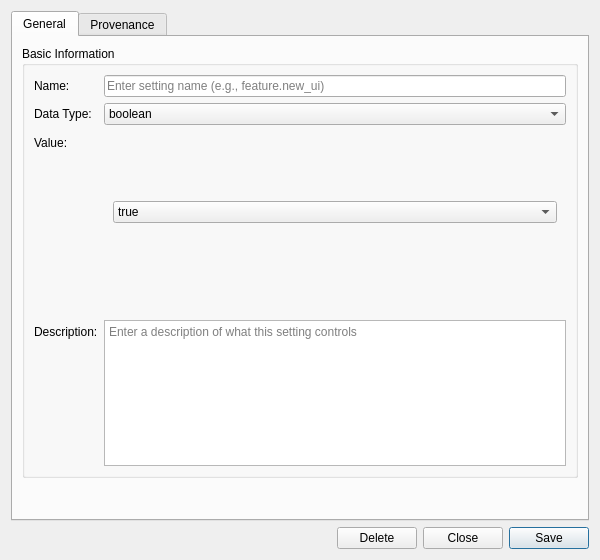
<?xml version="1.0" encoding="UTF-8"?>
<ui version="4.0">
 <class>SystemSettingDetailDialog</class>
 <widget class="QWidget" name="SystemSettingDetailDialog">
  <property name="geometry">
   <rect>
    <x>0</x>
    <y>0</y>
    <width>600</width>
    <height>560</height>
   </rect>
  </property>
  <property name="sizePolicy">
   <sizepolicy hsizetype="Preferred" vsizetype="Preferred">
    <horstretch>0</horstretch>
    <verstretch>0</verstretch>
   </sizepolicy>
  </property>
  <property name="minimumSize">
   <size>
    <width>600</width>
    <height>560</height>
   </size>
  </property>
  <property name="windowTitle">
   <string>System Setting Details</string>
  </property>
  <layout class="QVBoxLayout" name="verticalLayout">
   <item>
    <widget class="QTabWidget" name="tabWidget">
     <property name="currentIndex">
      <number>0</number>
     </property>
     <widget class="QWidget" name="generalTab">
      <attribute name="title">
       <string>General</string>
      </attribute>
      <layout class="QVBoxLayout" name="generalLayout">
       <item>
        <widget class="QGroupBox" name="flagInfoGroup">
         <property name="title">
          <string>Basic Information</string>
         </property>
         <layout class="QFormLayout" name="formLayout">
          <item row="0" column="0">
           <widget class="QLabel" name="labelName">
            <property name="text">
             <string>Name:</string>
            </property>
           </widget>
          </item>
          <item row="0" column="1">
           <widget class="QLineEdit" name="nameEdit">
            <property name="placeholderText">
             <string>Enter setting name (e.g., feature.new_ui)</string>
            </property>
           </widget>
          </item>
          <item row="1" column="0">
           <widget class="QLabel" name="labelDataType">
            <property name="text">
             <string>Data Type:</string>
            </property>
           </widget>
          </item>
          <item row="1" column="1">
           <widget class="QComboBox" name="dataTypeComboBox">
            <item>
             <property name="text">
              <string>boolean</string>
             </property>
            </item>
            <item>
             <property name="text">
              <string>integer</string>
             </property>
            </item>
            <item>
             <property name="text">
              <string>string</string>
             </property>
            </item>
            <item>
             <property name="text">
              <string>json</string>
             </property>
            </item>
           </widget>
          </item>
          <item row="2" column="0">
           <widget class="QLabel" name="labelValue">
            <property name="text">
             <string>Value:</string>
            </property>
           </widget>
          </item>
          <item row="2" column="1">
           <widget class="QStackedWidget" name="valueStack">
            <property name="currentIndex">
             <number>0</number>
            </property>
            <widget class="QWidget" name="boolPage">
             <layout class="QVBoxLayout" name="boolPageLayout">
              <property name="contentsMargins">
               <number>0</number>
               <number>0</number>
               <number>0</number>
               <number>0</number>
              </property>
              <item>
               <widget class="QComboBox" name="valueBoolCombo">
                <item>
                 <property name="text">
                  <string>true</string>
                 </property>
                </item>
                <item>
                 <property name="text">
                  <string>false</string>
                 </property>
                </item>
               </widget>
              </item>
             </layout>
            </widget>
            <widget class="QWidget" name="linePage">
             <layout class="QVBoxLayout" name="linePageLayout">
              <property name="contentsMargins">
               <number>0</number>
               <number>0</number>
               <number>0</number>
               <number>0</number>
              </property>
              <item>
               <widget class="QLineEdit" name="valueLineEdit">
                <property name="placeholderText">
                 <string>Enter value</string>
                </property>
               </widget>
              </item>
             </layout>
            </widget>
            <widget class="QWidget" name="textPage">
             <layout class="QVBoxLayout" name="textPageLayout">
              <property name="contentsMargins">
               <number>0</number>
               <number>0</number>
               <number>0</number>
               <number>0</number>
              </property>
              <item>
               <widget class="QPlainTextEdit" name="valueTextEdit">
                <property name="minimumSize">
                 <size>
                  <width>0</width>
                  <height>80</height>
                 </size>
                </property>
                <property name="maximumSize">
                 <size>
                  <width>16777215</width>
                  <height>150</height>
                 </size>
                </property>
                <property name="placeholderText">
                 <string>Enter value</string>
                </property>
               </widget>
              </item>
             </layout>
            </widget>
           </widget>
          </item>
          <item row="3" column="1">
           <widget class="QLabel" name="valueHintLabel">
            <property name="text">
             <string/>
            </property>
            <property name="styleSheet">
             <string>color: gray; font-style: italic;</string>
            </property>
           </widget>
          </item>
          <item row="4" column="0">
           <widget class="QLabel" name="labelDescription">
            <property name="text">
             <string>Description:</string>
            </property>
           </widget>
          </item>
          <item row="4" column="1">
           <widget class="QPlainTextEdit" name="descriptionEdit">
            <property name="minimumSize">
             <size>
              <width>0</width>
              <height>80</height>
             </size>
            </property>
            <property name="maximumSize">
             <size>
              <width>16777215</width>
              <height>150</height>
             </size>
            </property>
            <property name="placeholderText">
             <string>Enter a description of what this setting controls</string>
            </property>
           </widget>
          </item>
         </layout>
        </widget>
       </item>
       <item>
        <spacer name="verticalSpacer">
         <property name="orientation">
          <enum>Qt::Vertical</enum>
         </property>
         <property name="sizeHint" stdset="0">
          <size>
           <width>20</width>
           <height>40</height>
          </size>
         </property>
        </spacer>
       </item>
      </layout>
     </widget>
     <widget class="QWidget" name="provenanceTab">
      <attribute name="title">
       <string>Provenance</string>
      </attribute>
      <layout class="QVBoxLayout" name="provenanceTabLayout">
       <item>
        <widget class="ores::qt::ProvenanceWidget" name="provenanceWidget" native="true"/>
       </item>
      </layout>
     </widget>
    </widget>
   </item>
   <item>
    <layout class="QHBoxLayout" name="buttonLayout">
     <item>
      <spacer name="horizontalSpacer">
       <property name="orientation">
        <enum>Qt::Horizontal</enum>
       </property>
       <property name="sizeHint" stdset="0">
        <size><width>40</width><height>20</height></size>
       </property>
      </spacer>
     </item>
     <item>
      <widget class="QPushButton" name="deleteButton">
       <property name="text">
        <string>Delete</string>
       </property>
      </widget>
     </item>
     <item>
      <widget class="QPushButton" name="closeButton">
       <property name="text">
        <string>Close</string>
       </property>
      </widget>
     </item>
     <item>
      <widget class="QPushButton" name="saveButton">
       <property name="text">
        <string>Save</string>
       </property>
       <property name="default">
        <bool>true</bool>
       </property>
      </widget>
     </item>
    </layout>
   </item>
  </layout>
 </widget>
 <customwidgets>
  <customwidget>
   <class>ores::qt::ProvenanceWidget</class>
   <extends>QWidget</extends>
   <header>ores.qt/ProvenanceWidget.hpp</header>
  </customwidget>
 </customwidgets>
 <resources/>
 <connections/>
</ui>
